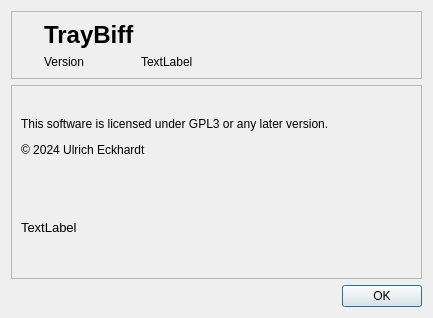
<?xml version="1.0" encoding="UTF-8"?>
<ui version="4.0">
 <class>IAbout</class>
 <widget class="QDialog" name="IAbout">
  <property name="geometry">
   <rect>
    <x>0</x>
    <y>0</y>
    <width>433</width>
    <height>318</height>
   </rect>
  </property>
  <property name="windowTitle">
   <string>About</string>
  </property>
  <layout class="QVBoxLayout" name="verticalLayout" stretch="0,1,0">
   <item>
    <widget class="QFrame" name="frameHeader">
     <property name="frameShape">
      <enum>QFrame::StyledPanel</enum>
     </property>
     <property name="frameShadow">
      <enum>QFrame::Raised</enum>
     </property>
     <layout class="QHBoxLayout" name="horizontalLayout" stretch="0,0,0">
      <item>
       <widget class="QLabel" name="labelIcon">
        <property name="text">
         <string/>
        </property>
        <property name="pixmap">
         <pixmap resource="resources.qrc">:/icons/64x64/traybiff.png</pixmap>
        </property>
       </widget>
      </item>
      <item>
       <layout class="QGridLayout" name="gridLayout_2">
        <property name="leftMargin">
         <number>10</number>
        </property>
        <item row="1" column="0">
         <widget class="QLabel" name="labelVersion_2">
          <property name="text">
           <string>Version</string>
          </property>
         </widget>
        </item>
        <item row="0" column="0">
         <widget class="QLabel" name="labelBiff">
          <property name="font">
           <font>
            <weight>50</weight>
            <bold>false</bold>
           </font>
          </property>
          <property name="text">
           <string>&lt;html&gt;&lt;head/&gt;&lt;body&gt;&lt;p&gt;&lt;span style=&quot; font-size:18pt; font-weight:600;&quot;&gt;TrayBiff&lt;/span&gt;&lt;/p&gt;&lt;/body&gt;&lt;/html&gt;</string>
          </property>
          <property name="textFormat">
           <enum>Qt::RichText</enum>
          </property>
         </widget>
        </item>
        <item row="1" column="1">
         <widget class="QLabel" name="labelVersion">
          <property name="text">
           <string>TextLabel</string>
          </property>
          <property name="textFormat">
           <enum>Qt::AutoText</enum>
          </property>
         </widget>
        </item>
       </layout>
      </item>
      <item>
       <spacer name="horizontalSpacer">
        <property name="orientation">
         <enum>Qt::Horizontal</enum>
        </property>
        <property name="sizeHint" stdset="0">
         <size>
          <width>40</width>
          <height>20</height>
         </size>
        </property>
       </spacer>
      </item>
     </layout>
    </widget>
   </item>
   <item>
    <widget class="QFrame" name="frameText">
     <property name="frameShape">
      <enum>QFrame::StyledPanel</enum>
     </property>
     <property name="frameShadow">
      <enum>QFrame::Raised</enum>
     </property>
     <layout class="QGridLayout" name="gridLayout">
      <item row="2" column="0">
       <widget class="QLabel" name="labelCopyright">
        <property name="text">
         <string>&lt;html&gt;&lt;head/&gt;&lt;body&gt;&lt;p&gt;This software is licensed under GPL3 or any later version.&lt;/p&gt;&lt;p&gt;© 2024 Ulrich Eckhardt&lt;/p&gt;&lt;/body&gt;&lt;/html&gt;</string>
        </property>
        <property name="wordWrap">
         <bool>true</bool>
        </property>
       </widget>
      </item>
      <item row="3" column="0">
       <widget class="QLabel" name="labelInfo">
        <property name="font">
         <font>
          <pointsize>10</pointsize>
         </font>
        </property>
        <property name="text">
         <string>TextLabel</string>
        </property>
       </widget>
      </item>
     </layout>
    </widget>
   </item>
   <item>
    <widget class="QDialogButtonBox" name="buttonBox">
     <property name="orientation">
      <enum>Qt::Horizontal</enum>
     </property>
     <property name="standardButtons">
      <set>QDialogButtonBox::Ok</set>
     </property>
    </widget>
   </item>
  </layout>
 </widget>
 <resources>
  <include location="resources.qrc"/>
 </resources>
 <connections>
  <connection>
   <sender>buttonBox</sender>
   <signal>accepted()</signal>
   <receiver>IAbout</receiver>
   <slot>accept()</slot>
   <hints>
    <hint type="sourcelabel">
     <x>248</x>
     <y>254</y>
    </hint>
    <hint type="destinationlabel">
     <x>157</x>
     <y>274</y>
    </hint>
   </hints>
  </connection>
  <connection>
   <sender>buttonBox</sender>
   <signal>rejected()</signal>
   <receiver>IAbout</receiver>
   <slot>reject()</slot>
   <hints>
    <hint type="sourcelabel">
     <x>316</x>
     <y>260</y>
    </hint>
    <hint type="destinationlabel">
     <x>286</x>
     <y>274</y>
    </hint>
   </hints>
  </connection>
 </connections>
</ui>
